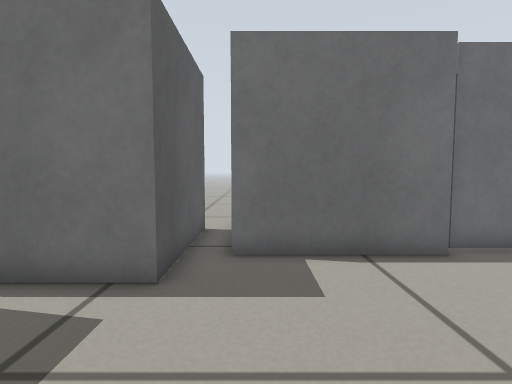
view 1 (above)

16 first-person views from a walk through a robot-simulator world made for Gazebo. The camera is 0.39 m above the floor, tilts 4° down and sees 80° across. The floor is counted in squares, 0.2 m on a side. Each view is taken from the middle of a square. On the plan, view 1 faces up. The plan holds only what a view shows up to about 17 squares ahead; the rest is blank.

view 2
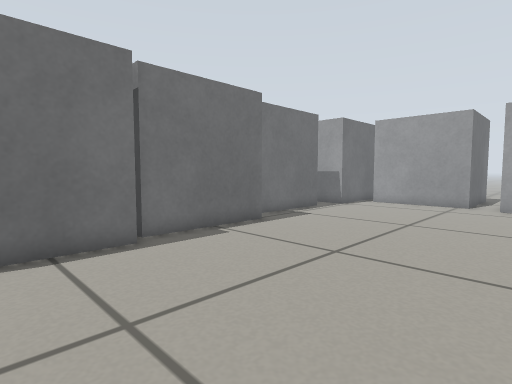

view 3
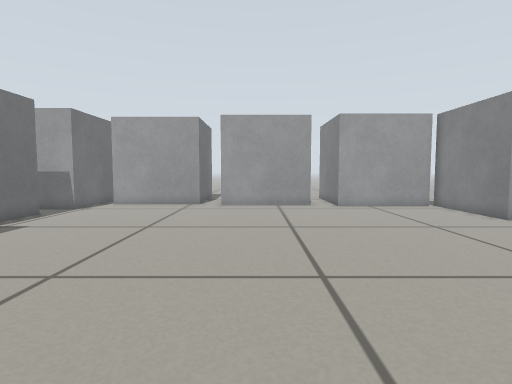

view 4
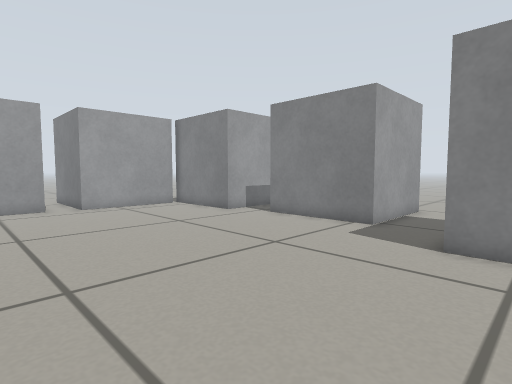

view 5
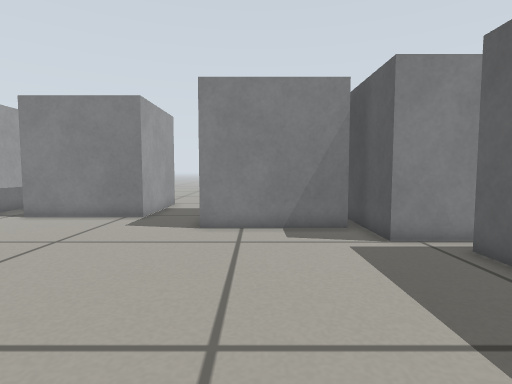

view 6
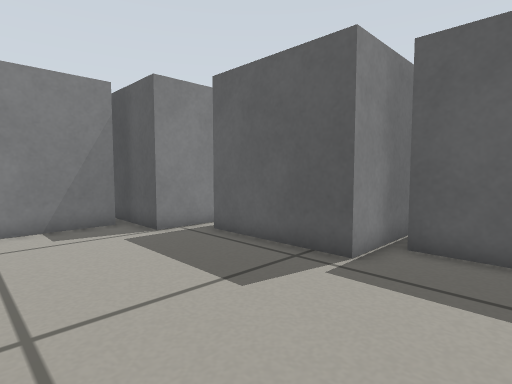

view 7
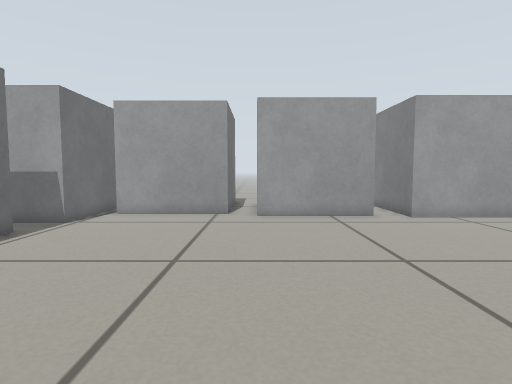

view 8
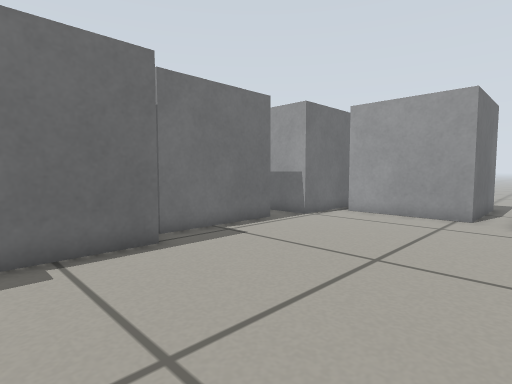

view 9
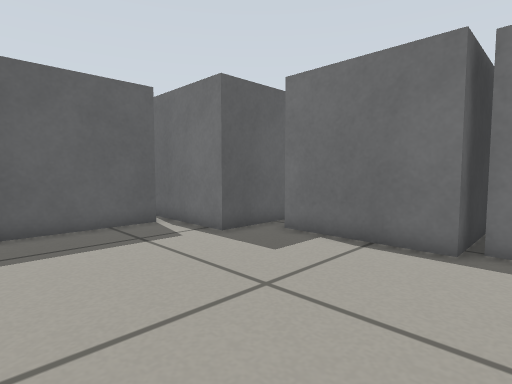

view 10
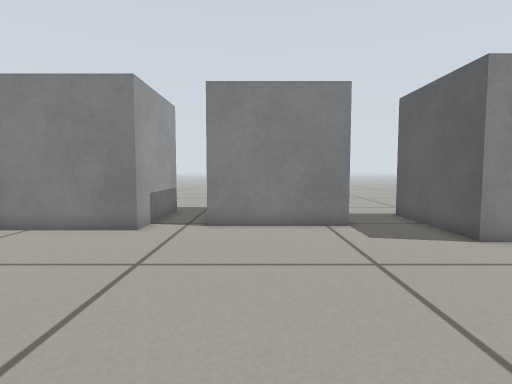

view 11
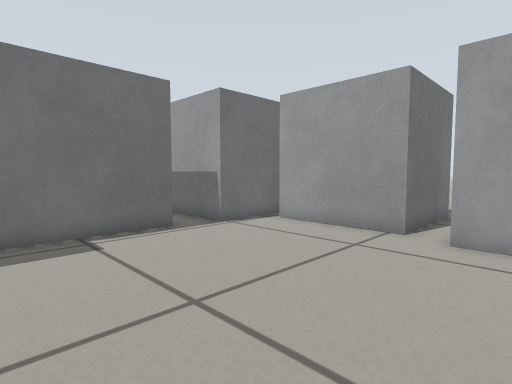

view 12
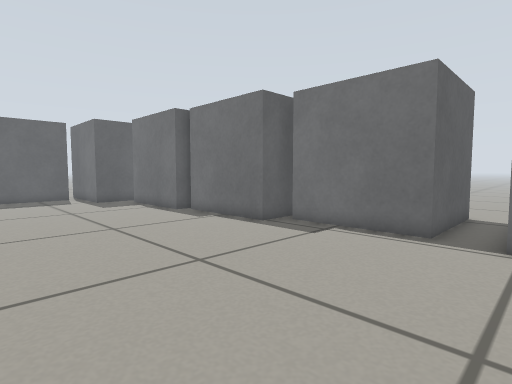

view 13
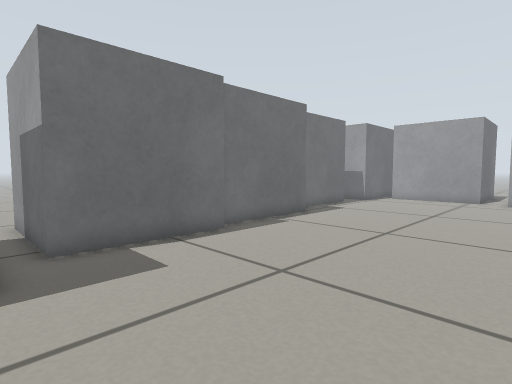

view 14
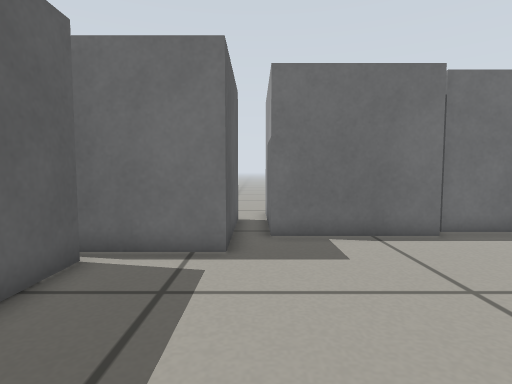

view 15
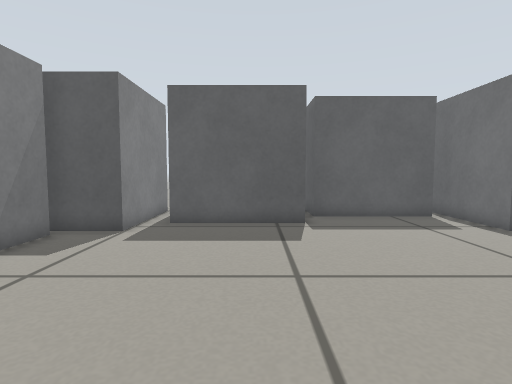

view 16
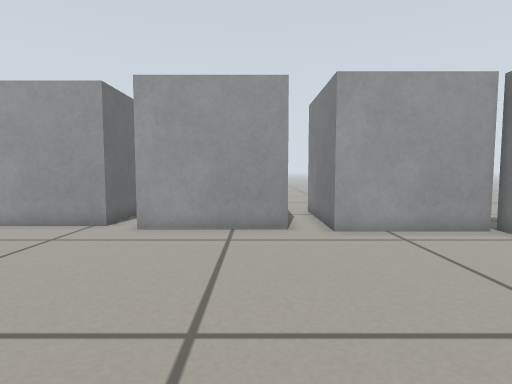

### Floor plan
Key: @ floor where view 1 was taken; . floor; B grey box.
Columns run from 7 left of view 1 to 24 right of it. Each row starts with its distance up from view 1.
 15      ...
 14      ...
 13      ..               B.
 12      ..B              B.B
 11      ..B   B          B.B
 10      B.B   B          B.B
  9      B.B   B     BBBBBB.B
  8      B.B   BBBBBBB......BBBBB
  7      B.BBBBB...............B
  6      B.....................B
  5  BBBBB.....................B
  4   B........................B
  3   B........................B
  2   B........................BBBBB
  1   B.......................BB
  0   B....@..................B
 -1 BBBBB.....................B
 -2     B.....................B
 -3     B.....................B
 -4     B.....................B
 -5     B..........................
 -6     B.....................BBBBB
 -7  BBBBB....................B
 -8      B....................B
 -9      BBBBBB...............B
-10      B     B..............B
-11      B     B.........BBBBBB
-12            B..BBBBBB.B
-13            B..B     .B
-14            B..B     .B
-15            ...B     .B
-16           ....B     .B
-17           .....     ..
-18           .. ..     ..

Where each view was taken, in squares from view 1:
view 1: 0 up, 0 right, facing up
view 2: 1 down, 1 right, facing up-right
view 3: 1 down, 2 right, facing right
view 4: 1 down, 2 right, facing down-right
view 5: 1 up, 2 right, facing down
view 6: 2 up, 3 right, facing down-left
view 7: 1 up, 6 right, facing right
view 8: 0 up, 6 right, facing up-right
view 9: 1 down, 6 right, facing up-left
view 10: 1 down, 10 right, facing down
view 11: 1 down, 10 right, facing up-right
view 12: 1 down, 18 right, facing up-left
view 13: 1 down, 2 left, facing up-right
view 14: 2 down, 1 left, facing up
view 15: 3 down, 8 right, facing left
view 16: 3 down, 9 right, facing right
